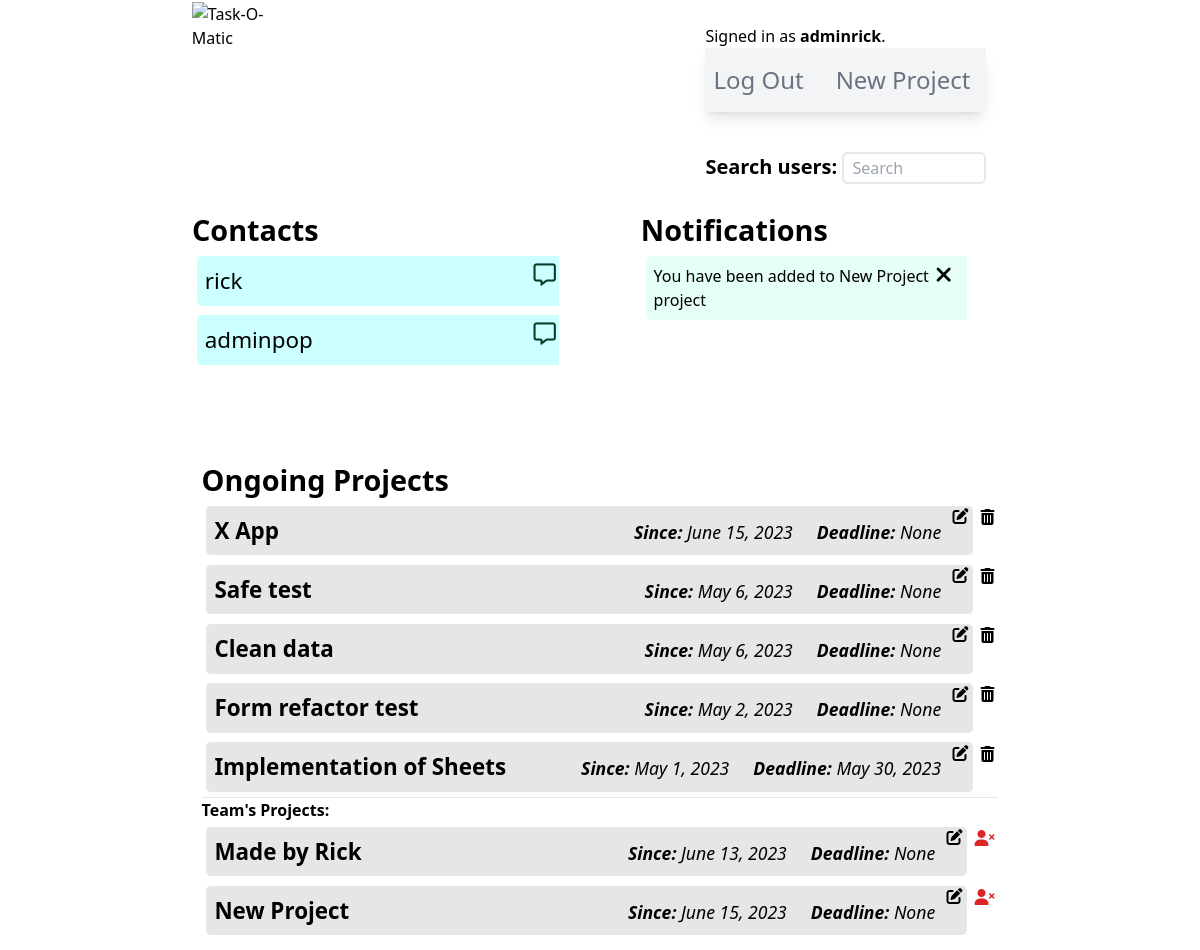
The app's page / (signed in), older data.
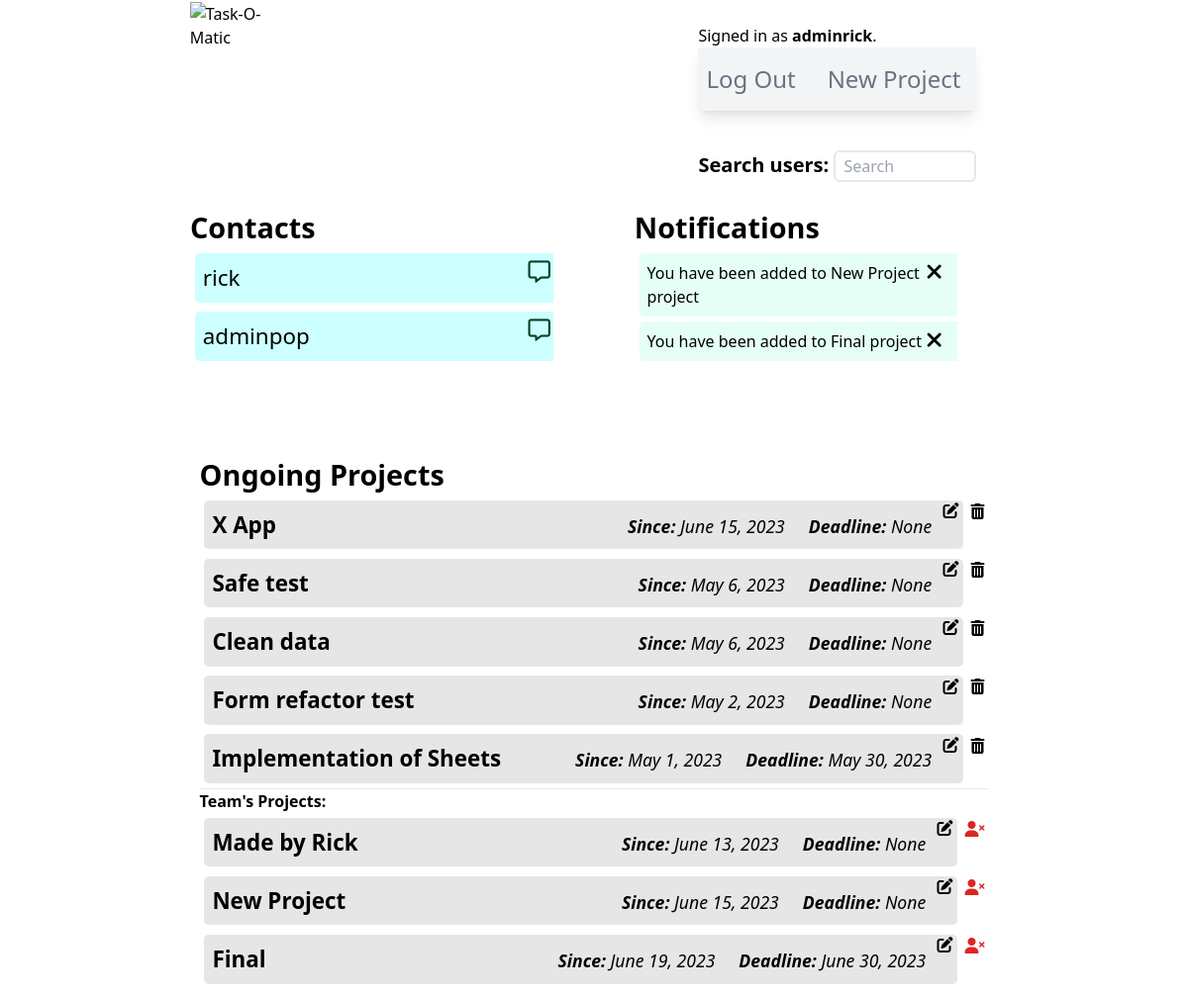
The same page, newer data.
### taskomatic/models.py (models this page shows, shortened)
class Relationship(models.Model):
    STATUS_CHOICES = [
        ('pending', 'Pending'),
        ('accepted', 'Accepted'),
        ('rejected', 'Rejected'),
    ]
    from_user = models.ForeignKey(User, on_delete=models.CASCADE, related_name='from_user')
    to_user = models.ForeignKey(User, on_delete=models.CASCADE, related_name='to_user')
    status = models.CharField(max_length=10, choices=STATUS_CHOICES, default='pending')
    created_at = models.DateTimeField(auto_now_add=True)
    class Meta:
        unique_together = ('from_user', 'to_user')

class User(AbstractUser):
    pass

class Notification(models.Model):
    user = models.ForeignKey(User, on_delete=models.CASCADE)
    notification = models.CharField(max_length=100)

class Project(models.Model):
    user = models.ForeignKey(User, on_delete=models.CASCADE)
    owner = models.CharField(max_length=80)
    projectName = models.CharField(max_length=160)
    projectDescription = models.CharField(max_length=350)
    hasDeadline = models.BooleanField(default=False)
    hasInventory = models.BooleanField(default=False)
    hasTasks = models.BooleanField(default=False)
    creationDate = models.DateField(null=True, blank=True)
    deadlineDate = models.DateField(null=True, blank=True)

class Member(models.Model):
    project = models.ForeignKey(Project, on_delete=models.CASCADE)
    user = models.ForeignKey(User, on_delete=models.CASCADE)

### taskomatic/views.py (the view)
# urls.py: path("", views.index, name="index"),
def index(request):
    if request.user.is_authenticated:
        currentUserId = request.user.id
        currentUser = User.objects.get(id=currentUserId)
        projects = Project.objects.filter(user=currentUser).order_by('-creationDate')
        contacts = Relationship.objects.filter(Q(from_user=currentUser) | Q(to_user=currentUser), ~Q(status='rejected'))
        contactRequests = Relationship.objects.filter(Q(to_user=currentUser), Q(status="pending"))
        memberProjects = Member.objects.filter(user=currentUser)
        notifications = Notification.objects.filter(user=currentUser)
        context = {
            "projects": projects,
            "memberProjects": memberProjects,
            "contacts": contacts,
            "contactRequests": contactRequests,
            "notifications": notifications
        }
        return render(request, "taskomatic/index.html", context)
    return render(request, "taskomatic/index.html")

### taskomatic/templates/taskomatic/index.html (shortened to what the changed rows need)
{% extends "./layout.html" %}
{% load static %}
{% block body %}
{% if user.is_authenticated %}
    <div id="dashboardContainer">
        <section id="indexUpperSection">
            <div id="indexContacts">
                <h2>Contacts</h2>
                <div class="contactInstanceContainer">
                {% if contacts|length > 0 %}
                    {% for contact in contacts %}
                        {% if contact.status == "pending" %}
                            {% if contact.to_user != request.user%}
                    <div class="contactInstance">
                        <span>{{ contact.to_user }} <span class="text-sm">(Pending)</span></span>
                    </div>
                            {% endif %}
                        {% else %}
                            {% if contact.to_user != request.user%}
                    <div class="contactInstance">
                        <p>{{ contact.to_user }}</p>
                        <i class="fa-regular fa-message hover:text-sky-600 cursor-pointer" style="color: #004225" title="Send message"></i>
                    </div>
                            {% else %}
                    <div class="contactInstance">
                        <p>{{ contact.from_user }}</p>
                        <i class="fa-regular fa-message hover:text-sky-600 cursor-pointer" style="color: #004225" title="Send message"></i>
                    </div>
                            {% endif %}
                        {% endif %}
                    {% endfor %}
                {% else %}
                    <div class="noContact">
                        <p>No contacts.</p>
                    </div>
                {% endif %}
                </div>
            </div>
            <div id="indexAlerts">
                <h2>Notifications</h2>
                {% for message in notifications %}
                <div class="alertInstance">
                    <p class="text-base">{{ message.notification }}</p>
                    <i class="fa-solid fa-xmark hover:text-red-600 cursor-pointer #004225 mr-3 dismissBtn" id="{{ message.id }}" title="Dismiss">{% csrf_token %}</i>
                 </div>
                {% endfor %}
            </div>
        </section>
        <section id="ongoingProjectsContainer">
            <h2>Ongoing Projects</h2>
            <ul>
            {% if projects %}
                {% for project in projects %}
                <div id="projectInstanceContainer">
                    <a id="projectInstanceAnchor" href="{% url 'projectPage' project.id %}">
                        <li id="projectInstance">
                            <span style="cursor: default"><b>{{ project.projectName }}</b></span>
                            <span class="flex justify-between">
                                <span><i class="dateCaption"><b>Since:</b> {{ project.creationDate }}</i></span>
                                <span><i class="dateCaption"><b>Deadline:</b> {{ project.deadlineDate }}</i></span>
                            </span>
                        </li>
                    </a>
                    <form method="POST" action="{% url 'editProject' %}" name="indexEditForm{{ project.id }}" id="indexEditForm{{ project.id }}">
                        <i id="indexEditIcon{{project.id}}" class="fa-solid fa-pen-to-square indexEditIcon"></i>
                    </form>
                    <i id="indexDeleteIcon{{project.id}}" class="fa-solid fa-trash-can relative top-2 right-1 cursor-pointer indexDeleteIcon" title="Delete"></i>
                </div>
                {% endfor %}
            {% else %}
                <br>
                <li class="text-lg font-semibold text-center">No owned projects.</li>
                <br>
            {% endif %}
            {% if memberProjects %}
                {% for instance in memberProjects %}
                <div id="projectInstanceContainer">
                    <a id="projectInstanceAnchor" href="{% url 'projectPage' instance.project.id %}">
                        <li id="projectInstance">
                            <span style="cursor: default"><b>{{ instance.project.projectName }}</b></span>
                            <span class="flex justify-between">
                                <span><i class="dateCaption"><b>Since:</b> {{ instance.project.creationDate }}</i></span>
                                <span><i class="dateCaption"><b>Deadline:</b> {{ instance.project.deadlineDate }}</i></span>
                            </span>
                        </li>
                    </a>
                    <form method="POST" action="{% url 'editProject' %}" name="indexEditForm{{ instance.project.id }}" id="indexEditForm{{ instance.project.id }}">
                        <i id="indexEditIcon{{instance.project.id}}" class="fa-solid fa-pen-to-square indexEditIcon"></i>
                    </form>
                    <i id="indexDeleteIcon{{instance.project.id}}" class="fa-solid fa-user-xmark text-red-600 relative top-2 right-1 cursor-pointer indexDeleteIcon teamProject" title="Remove"></i>
                </div>
                {% endfor %}
            {% endif %}
            </ul>
        </section>
    </div>
{% endif %}
{% endblock body %}

Row changes from the older to the newer data that the page shows:
added Notification: notification "You have been added to Final project"
added Member: project.projectName "Final", project.creationDate "June 19, 2023", project.deadlineDate "June 30, 2023"
